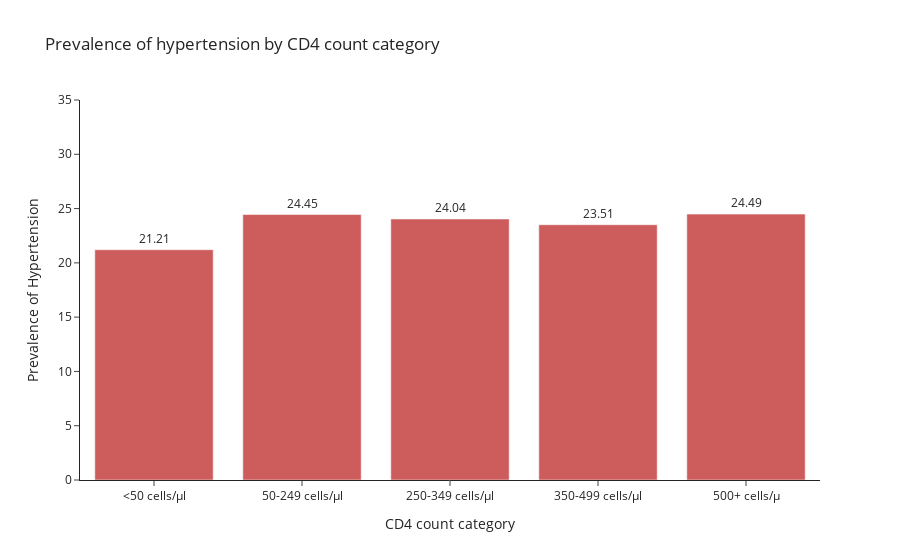

Notebook source saved alongside this figure:
### Code cell
fig_prev_cd4 = px.bar(prev_cd4,
                        x = "cd4_cat2",
                        y = "Prevalence of Hypertension", 
                  # color = "sex",
            barmode = "group",
           # facet_col = "year",
            template="simple_white",
            title = "Prevalence of hypertension by CD4 count category",
                   text_auto='.4s'
                       )
fig_prev_cd4.update_yaxes(title_text = "Prevalence of Hypertension")
fig_prev_cd4.update_xaxes(title_text = "CD4 count category")
fig_prev_cd4.update_traces(textfont_size = 12, textangle = 0, textposition = "outside", cliponaxis = False)
fig_prev_cd4.update_traces(marker_color = 'indianred')
fig_prev_cd4.update_yaxes(range= [0, 35])
fig_prev_cd4.show()

### Figure 1 — Plotly figure (JSON) as saved in the notebook; plotly's stock layout.template omitted (floating-point values rounded to 4 significant figures)
{"data": [{"alignmentgroup": "True", "cliponaxis": false, "hovertemplate": "cd4_cat2=%{x}<br>Prevalence of Hypertension=%{y}<extra></extra>", "legendgroup": "", "marker": {"color": "indianred", "pattern": {"shape": ""}}, "name": "", "offsetgroup": "", "orientation": "v", "showlegend": false, "textangle": 0, "textfont": {"size": 12}, "textposition": "outside", "texttemplate": "%{y:.4s}", "type": "bar", "x": ["<50 cells/μl", "50-249 cells/μl", "250-349 cells/μl", "350-499 cells/μl", "500+ cells/μ"], "xaxis": "x", "y": [21.21, 24.45, 24.04, 23.51, 24.49], "yaxis": "y"}], "layout": {"barmode": "group", "legend": {"tracegroupgap": 0}, "title": {"text": "Prevalence of hypertension by CD4 count category"}, "xaxis": {"anchor": "y", "domain": [0, 1], "title": {"text": "CD4 count category"}}, "yaxis": {"anchor": "x", "domain": [0, 1], "range": [0, 35], "title": {"text": "Prevalence of Hypertension"}}}}
